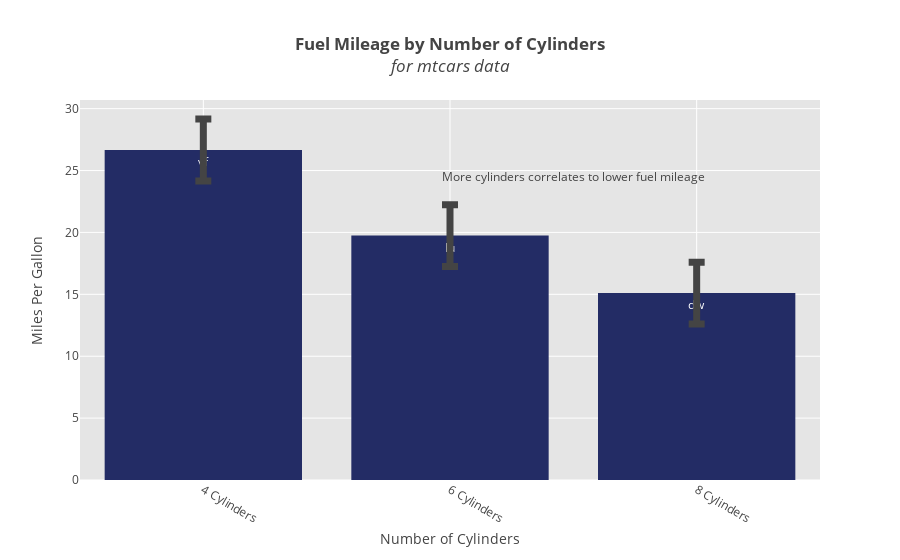

Notebook code cell kept with this figure:
### Markdown cell above
Preview the results again:

### Code cell
# view plot inline 
fig = barplot.create_graph(**args)

### Figure 1 — Plotly figure (JSON) as saved in the notebook; plotly's stock layout.template omitted (floating-point values rounded to 4 significant figures)
{"data": [{"error_y": {"array": [2.5, 2.5, 2.5], "thickness": 7, "type": "data", "visible": true, "width": 8}, "marker": {"color": "#232C65"}, "name": "mpg", "text": ["vf", "lu", "dw"], "type": "bar", "uid": "ea584ceb-146d-440e-aaa5-7fbdf1078a0a", "x": ["4 Cylinders", "6 Cylinders", "8 Cylinders"], "y": [26.66, 19.74, 15.1]}], "layout": {"annotations": [{"showarrow": false, "text": "More cylinders correlates to lower fuel mileage", "x": 1.5, "y": 24.5}], "hovermode": "closest", "plot_bgcolor": "rgb(229, 229, 229)", "title": "<b>Fuel Mileage by Number of Cylinders</b><br><i>for mtcars data</i>", "xaxis": {"gridcolor": "rgb(255,255,255)", "tickangle": 30, "title": "Number of Cylinders", "zerolinecolor": "rgb(255,255,255)"}, "yaxis": {"gridcolor": "rgb(255,255,255)", "title": "Miles Per Gallon", "zerolinecolor": "rgb(255,255,255)"}}}
